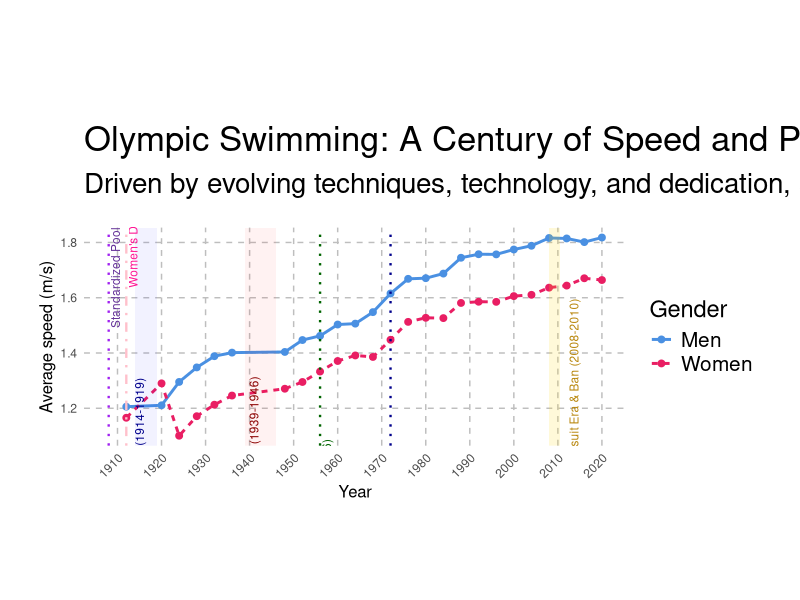
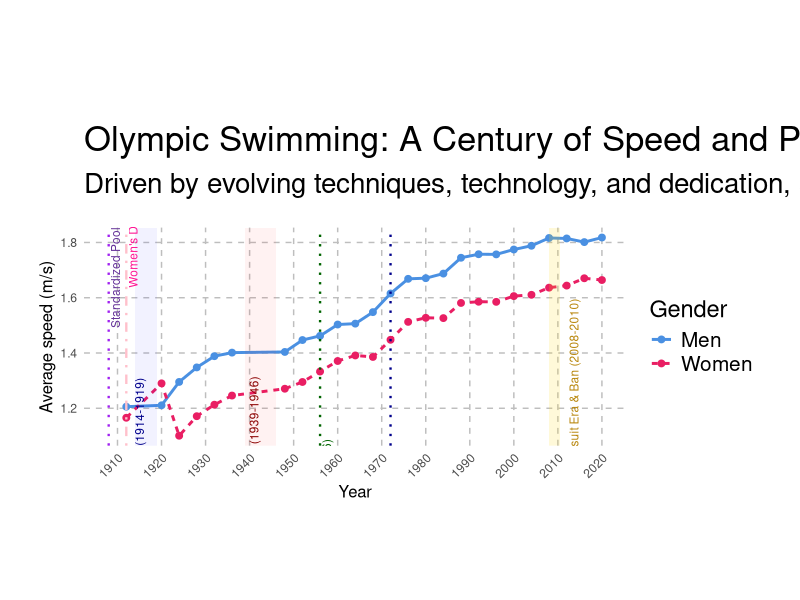

Write R code to recreate these figures, in order.
## ---- chunk 1
library(readr)
library(dplyr)
library(ggplot2)
library(stringr)
library(tidyr)
## ---- chunk 2
# 1. Data Loading
df <- read_csv("data/olympic_swimming.csv")
## ---- chunk 3
# 2. Data Cleaning/Transformation
distance_to_meters <- function(distance_str) {
  if (is.na(distance_str)) {
    return(NA_real_)
  }
  s <- tolower(as.character(distance_str))
  s <- str_replace_all(s, "m", "")
  s <- str_trim(s)

  if (str_detect(s, "x")) {
    return(NA_real_)
  }
  return(as.numeric(s))
}

time_to_seconds <- function(time_str) {
  if (is.na(time_str)) {
    return(NA_real_)
  }
  time_str <- str_trim(as.character(time_str))

  if (nchar(time_str) == 0 || grepl("[[:alpha:]]", time_str) || grepl(" ", time_str)) {
    return(NA_real_)
  }

  colon_count <- str_count(time_str, ":")

  if (colon_count == 2) {
    parts <- as.numeric(str_split(time_str, ":")[[1]])
    return(parts[1] * 3600 + parts[2] * 60 + parts[3])
  } else if (colon_count == 1) {
    parts <- as.numeric(str_split(time_str, ":")[[1]])
    return(parts[1] * 60 + parts[2])
  } else {
    return(as.numeric(time_str))
  }
}

df <- df %>%
  rowwise() %>%
  mutate(
    Distance_m = distance_to_meters(`Distance (in meters)`),
    time_sec = time_to_seconds(Results)
  ) %>%
  ungroup()
## ---- chunk 4
# 3. Filtering and 4. Calculate Speed
df_cleaned <- df %>%
  filter(`Relay?` == 0) %>%
  drop_na(time_sec, Distance_m) %>%
  mutate(speed = Distance_m / time_sec)
## ---- chunk 5
# 5. Aggregation
df_summary <- df_cleaned %>%
  group_by(Year, Gender) %>%
  summarise(speed = mean(speed, na.rm = TRUE)) %>%
  ungroup()
## ---- chunk 6
# 6. Plotting (using ggplot2)
p <- ggplot(df_summary, aes(x = Year, y = speed, color = Gender)) +
  geom_line(aes(linetype = Gender), linewidth = 1) +
  geom_point(size = 2) +
  scale_color_manual(values = c("Men" = "#4A90E2", "Women" = "#E91E63")) +
  labs(
    x = "Year",
    y = "Average speed (m/s)",
    title = "Olympic Swimming: A Century of Speed and Performance",
    subtitle = "Driven by evolving techniques, technology, and dedication, speeds consistently improved."
  ) +
  theme_minimal() +
  theme(
    plot.title = element_text(hjust = 0, size = 25, margin = margin(t = 20, b = 10)),
    plot.subtitle = element_text(hjust = 0, size = 20, margin = margin(b = 20)),
    axis.title = element_text(size = 12,),
    legend.title = element_text(size = 17),
    legend.text = element_text(size = 15),
    panel.grid.major = element_line(linetype = "dashed", color = "gray"),
    panel.grid.minor = element_blank(),
    plot.margin = unit(c(2.5, 1, 2.5, 1), "cm") # Increased top and bottom margins for more space
  )

# Get y-axis limits from the data for relative positioning of annotations
min_y_data <- min(df_summary$speed, na.rm = TRUE)
max_y_data <- max(df_summary$speed, na.rm = TRUE)

# Calculate bottom annotation y-position based on plot height, adjusted to prevent cutoff
y_pos_bottom_annotations <- min_y_data + (max_y_data - min_y_data) * 0.05 # Increased from 0.02 to 0.05

# Add annotations (rectangles for shaded areas, vlines for dotted lines)
# Tech-suit Era & Ban (2008-2010)
p <- p + annotate("rect", xmin = 2008, xmax = 2010.5, ymin = -Inf, ymax = Inf,
                  fill = "gold", alpha = 0.15) +
  annotate("text", x = (2008 + 2010.5) / 2, y = y_pos_bottom_annotations,
           label = "Tech-suit Era & Ban (2008-2010)", angle = 90,
           vjust = 2.65, hjust = 0.285, color = "darkgoldenrod", size = 3)

# WWII (1939-1946)
p <- p + annotate("rect", xmin = 1939, xmax = 1946, ymin = -Inf, ymax = Inf,
                  fill = "red", alpha = 0.05) +
  annotate("text", x = 1942, y = y_pos_bottom_annotations,
           label = "WWII (1939-1946)", angle = 90,
           vjust = 0, hjust = 0.5, color = "darkred", size = 3)

# WWI (1914-1919)
p <- p + annotate("rect", xmin = 1914, xmax = 1919, ymin = -Inf, ymax = Inf,
                  fill = "blue", alpha = 0.05) +
  annotate("text", x = 1916, y = y_pos_bottom_annotations,
           label = "WWI (1914-1919)", angle = 90,
           vjust = 0, hjust = 0.5, color = "darkblue", size = 3)

# Widespread Goggle Use (from ~1970s)
p <- p + geom_vline(xintercept = 1972, linetype = "dotted", color = "darkblue", linewidth = 0.8) +
  annotate("text", x = 1972.5, y = max_y_data * 0.78,
           label = "Widespread Goggle Use (from ~1970s)", angle = 90,
           vjust = 1, hjust = 1.67, color = "darkblue", size = 3)

# Women’s debut (1912)
p <- p + geom_vline(xintercept = 1912, linetype = "dotdash", color = "pink", linewidth = 0.8) +
  annotate("text", x = 1912.5, y = max_y_data * 0.9,
           label = "Women's Debut (1912)", angle = 90,
           vjust = 1, hjust = 0, color = "deeppink", size = 3)

# Standardized Pools (from 1908)
p <- p + geom_vline(xintercept = 1908, linetype = "dotted", color = "purple", linewidth = 0.8) +
  annotate("text", x = 1908.5, y = max_y_data * 0.82,
           label = "Standardized Pools (from 1908)", angle = 90,
           vjust = 1, hjust = 0, color = "#663399", size = 3)

# Butterfly Introduction (1956)
p <- p + geom_vline(xintercept = 1956, linetype = "dotted", color = "darkgreen", linewidth = 0.8) +
  annotate("text", x = 1956.5, y = max_y_data * 0.70,
           label = "Butterfly Introduced (1956)", angle = 90,
           vjust = 1, hjust = 1.35, color = "darkgreen", size = 3)

# Backstroke Introduction (1900) - This section has been removed as per your request.


# 7. X-axis ticks modification (label every 10 years, starting from a clean decade)
p <- p + scale_x_continuous(breaks = seq(floor(min(df_summary$Year) / 10) * 10, ceiling(max(df_summary$Year) / 10) * 10, by = 10)) +
  theme(axis.text.x = element_text(angle = 45, hjust = 1))

# Explicitly print the plot object (Quarto will pick this up for display)
print(p)

# Save the plot to a file (optional, Quarto can also save plots automatically)
ggsave("olympic_swimming_trends_R.png", plot = p, width = 15, height = 8, units = "in")
